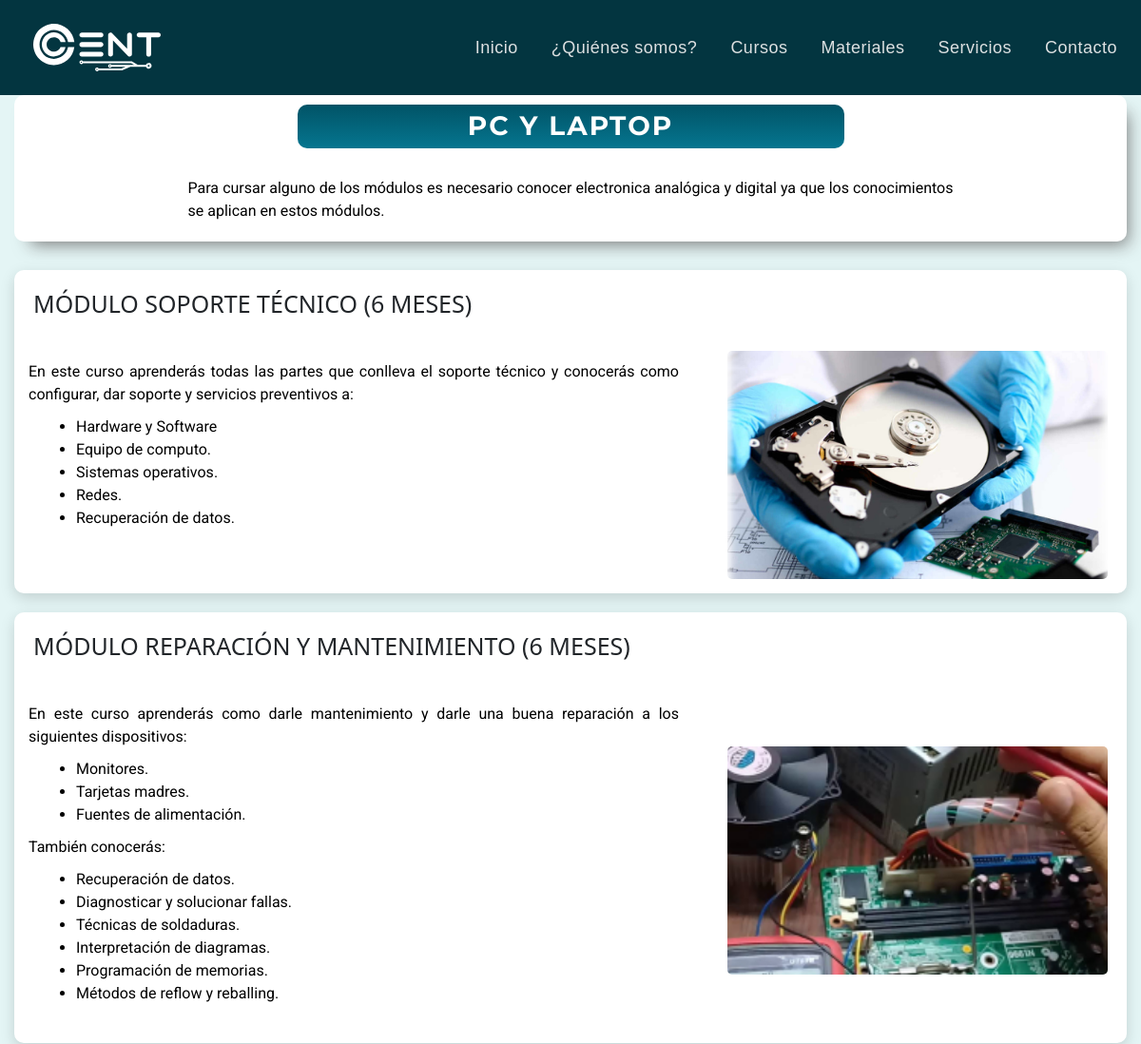
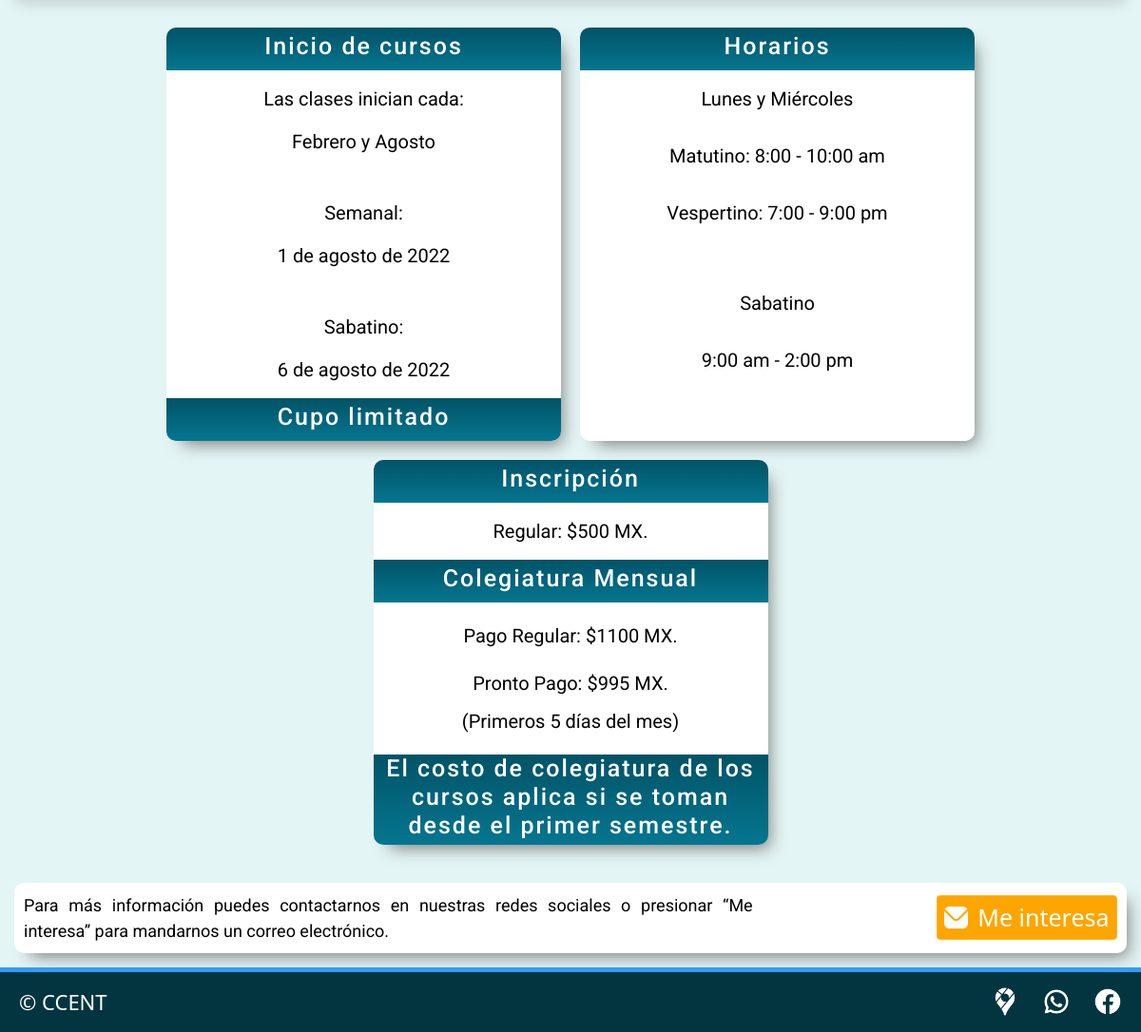
The page /curso/3 on the database its author committed (2 pictures, top to bottom).
### apps/home/models.py (models this page shows, shortened)
class Curso(models.Model):
    titulo = models.CharField(max_length=100)
    imagen = models.FileField(null=False, upload_to=f'static/img/cursos', default=None)
    created = models.DateTimeField(auto_now_add=True)
    updated = models.DateTimeField(auto_now=True)
    descripcion = RichTextField()

class Modulo(models.Model):
    modulo = models.CharField(max_length=100)
    descripcion = RichTextField()
    curso = models.ForeignKey(Curso, on_delete=models.PROTECT, null=True)
    imagen = models.FileField(null=False, upload_to=f'static/img/modulos', default=None)

class Colegiatura(models.Model):
    nombre = models.CharField(max_length=100)
    semanal = models.DateField()
    sabatino = models.DateField()
    inscripcion = models.PositiveIntegerField(null=False)
    colegiatura = models.PositiveIntegerField(null=False)
    pronto = models.PositiveIntegerField(null=False)

### apps/home/views.py (the view, shortened to what this page needs)
# urls.py: path('curso/<int:curso_id>', views.curso, name='curso'),
def curso(request, curso_id):
    mod = Modulo.objects.filter(curso_id=curso_id)
    curso = Curso.objects.get(id=curso_id)
    colegiatura = Colegiatura.objects.get(id=1)
    formulario_contacto=FormularioContacto()
    context = {
        "modulos": mod,
        "curso": curso,
        "colegiatura": colegiatura,
        'miFormulario':formulario_contacto
    }
    return render(request, 'home/curso.html',context)

### apps/templates/home/curso.html (shortened to what this page needs)
{% extends 'layouts/base.html' %}
{% load static %}
{% block stylesheet %}
<link href="https://cdn.jsdelivr.net/npm/bootstrap@5.2.2/dist/css/bootstrap.min.css" rel="stylesheet">
<link rel="stylesheet" href={%static 'css/style.css'%}>
<link rel="stylesheet" href= {%static 'css/curso.css'%}>
{% endblock stylesheet %}
{% block content %}
<div class="cont_desc">
  <div class="contendor_titulo">
    <h1 class="title">
      {{curso.titulo}}
    </h1>
  </div>
  <div class="contenedor_descripcion">
    <p class="descripcion">
      {{curso.descripcion | safe}}
    </p>
  </div>
</div>
{% for mod in modulos %}
  <div class="cont_mod1">
    <div class="contenedor_tMod1">
      <h1 class="title_mod1">
      {{mod.modulo}}
      </h1>
    </div>
    <div class="contenedor_descMod1">
      <p class="desc_mod1">{{mod.descripcion | safe}}</p>
    </div>
    <div class="contenedor_imgMod1">
      <img class="curso-img" src={{mod.imagen.url}} alt="">
    </div>
  </div>
{% endfor %}
<div class="cont_info">
  <div class="contenedor_inicio-cursos">
    <div class="titulo_curso">
      <h1>Inicio de cursos</h1>
    </div>
    <div class="inf_inicio">
      <p>Las clases inician cada:</p>
      <p>Febrero y Agosto</p>
      <br>
      <p>Semanal:</p>
      <p>{{colegiatura.semanal}}</p>
      <br>
      <p>Sabatino:</p>
      <p>{{colegiatura.sabatino}}</p>
    </div>
    <div class="titulo_curso">
      <h1>Cupo limitado</h1>
    </div>
  </div>
  <div class="contenedro_horario">
    <div class="titulo_horario">
      <h1>Horarios</h1>
    </div>
    <div class="inf_horario">
      <p>Lunes y Miércoles</p>
      <p>Matutino: 8:00 - 10:00 am</p>
      <p>Vespertino: 7:00 - 9:00 pm</p>
      <p class="horario2">Sabatino</p>
      <p>9:00 am - 2:00 pm</p>
    </div>
  </div>
  <div class="contenedor_inscripcion">
    <div class="titulo_inscripcion">
      <h1>Inscripción</h1>
    </div>
    <div class="inf_inscripcion">
      <p class="pago_regular">Regular: ${{colegiatura.inscripcion}} MX.</p>
    </div>
    <div class="titulo_inscripcion">
      <h1>Colegiatura Mensual</h1>
    </div>
    <div class="inf_inscripcion">
      <p class="pago_regular2">Pago Regular: ${{colegiatura.colegiatura}} MX.</p>
      <p class="pago_pronto">Pronto Pago: ${{colegiatura.pronto}} MX.</p>
      <p class="desc_pronto">(Primeros 5 días del mes)</p>
    </div>
    <div class="titulo_inscripcion">
      <h1>El costo de colegiatura de los cursos aplica si se toman desde el primer semestre.</h1>
    </div>
  </div>
</div>
<div class="cont_banner">
  <div class="banner__texto">
    <p class="banner">
      Para más información puedes contactarnos en nuestras redes sociales o presionar “Me interesa” para mandarnos un correo electrónico.
    </p>
  </div >
  <div class="banner__btn">
  <button type="button" class="btn btn-primary" data-bs-toggle="modal" data-bs-target="#exampleModalCenter">
   <div class="cont__btn"><img src={% static 'img/sobre.png' %} alt="">  Me interesa </div>
  </button>
  </div>
</div>
{% endblock content %}

### static/css/style.css (style rules this page uses)
:root { --roboto: 'Roboto', sans-serif; --montserrat: 'Montserrat', sans-serif; --regular: 400; --azul-fondo: #E4F5F5; --azul-nav: #015366; --azul-footer: #033540; --negrita: 700; }
* { box-sizing: border-box; margin: 0; padding: 0; }
html { font-family: var(--roboto); font-weight: var(--regular); font-size: 62.5%; height: 100%; }
p { font-family: var(--roboto); font-weight: var(--regular); font-size: 1.6rem; text-align: justify; }
li, p, .titulo { color: black; }
body { display: flex; width: 100%; flex-direction: column; min-height: 100vh; background-color: var(--azul-fondo); }
*:before, *:after { padding: 0; margin: 0; box-sizing: border-box; }

### rows shown on the page
Curso: titulo "PC Y LAPTOP", descripcion "Para cursar alguno de los módulos es necesario conocer electronica analógica y digital ya que los conocimientos se aplican en estos módulos."
Modulo: modulo "MÓDULO SOPORTE TÉCNICO (6 MESES)", descripcion "En este curso aprenderás todas las partes que conlleva el soporte técnico y conocerás como configurar, dar soporte y servicios preventivos a: Hardware y Software Equipo de computo. Sistemas operativos. Redes. Recuperación de datos.", imagen (picture)
Modulo: modulo "MÓDULO REPARACIÓN Y MANTENIMIENTO (6 MESES)", descripcion "En este curso aprenderás como darle mantenimiento y darle una buena reparación a los siguientes dispositivos: Monitores. Tarjetas madres. Fuentes de alimentación. También conocerás: Recuperación de datos. Diagnosticar y solucionar fallas. Técnicas de soldaduras. Interpretación de diagramas. Programación de memorias. Métodos de reflow y reballing.", imagen (picture)
Colegiatura: semanal "1 de agosto de 2022", sabatino "6 de agosto de 2022", inscripcion "500", colegiatura "1100", pronto "995"
